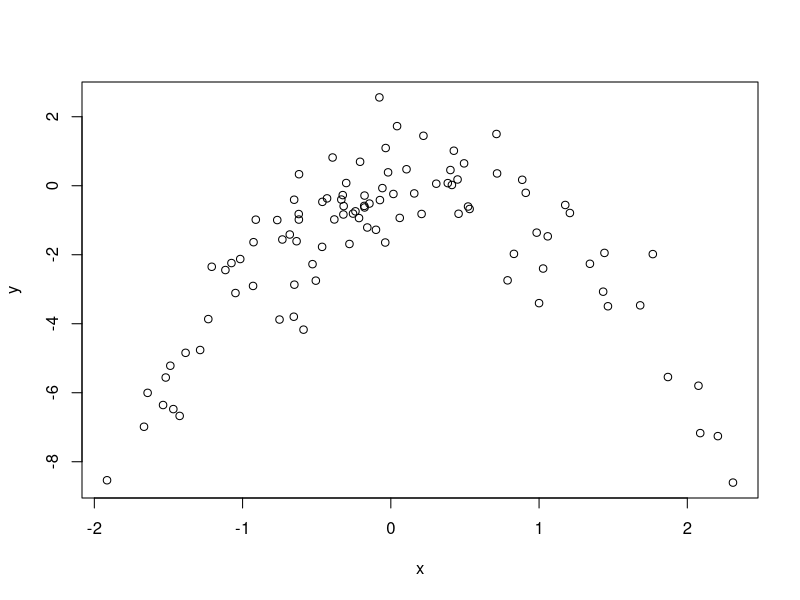

Generate this figure with R:
## ---- chunk 1
#library(ISLR)
library(boot) # For cv.glm()
set.seed(1)
y <- rnorm(100)
x <- rnorm(100)
y <- x - 2*x^2 + rnorm(100)
## ---- chunk 2
plot(x,y)
## ---- chunk 3
xy <- data.frame(x,y)
dim(xy)
## ---- chunk 4
glm.1 <- glm(y~x, data = xy)
coef(glm.1)

cv.err.1 <- cv.glm(xy,glm.1)
cv.err.1$delta
## ---- chunk 5
glm.2 <- glm(y~x+I(x^2), data = xy)
coef(glm.2)

cv.err.2 <- cv.glm(xy,glm.2)
cv.err.2$delta
## ---- chunk 6
glm.3 <- glm(y~x+I(x^2)+I(x^3), data = xy)
coef(glm.3)

cv.err.3 <- cv.glm(xy,glm.3)
cv.err.3$delta
## ---- chunk 7
glm.4 <- glm(y~x + I(x^2) + I(x^3) + I(x^4), data = xy)
coef(glm.4)

cv.err.4 <- cv.glm(xy,glm.4)
cv.err.4$delta
## ---- chunk 8
rand.num <- runif(1, 0, 100)
rand.num
set.seed(rand.num)
## ---- chunk 9
glm.1 <- glm(y~x, data = xy)
coef(glm.1)

cv.err <- cv.glm(xy,glm.1)
all.equal(cv.err$delta, cv.err.1$delta)
## ---- chunk 10
glm.2 <- glm(y~x+I(x^2), data = xy)
coef(glm.2)

cv.err <- cv.glm(xy,glm.2)
all.equal(cv.err$delta, cv.err.2$delta)
## ---- chunk 11
glm.3 <- glm(y~x+I(x^2)+I(x^3), data = xy)
coef(glm.3)

cv.err <- cv.glm(xy,glm.3)
all.equal(cv.err$delta, cv.err.3$delta)
## ---- chunk 12
glm.4 <- glm(y~x + I(x^2) + I(x^3) + I(x^4), data = xy)
coef(glm.4)

cv.err <- cv.glm(xy,glm.4)
all.equal(cv.err$delta, cv.err.4$delta)
